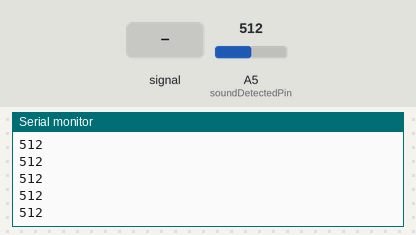
The sketch below on a simulated Arduino Uno, built with avr-gcc and run on an emulated ATmega328P. Parts: the last lines printed to the serial monitor. The test bench sets the inputs (shaded band); at power-on: A5 (soundDetectedPin) = 512.

Above: at 1.2 s.
1.3 s: A5 (soundDetectedPin) fed a 200 Hz sine of ±81 counts around its level
At 1.9 s:
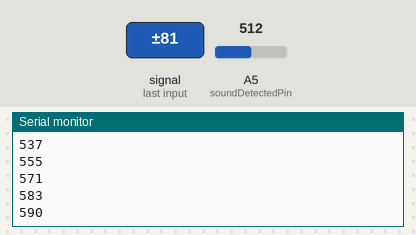
2.8 s: A5 (soundDetectedPin) set to 716
At 3.9 s:
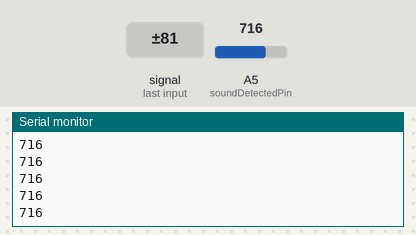
4.3 s: A5 (soundDetectedPin) fed a 1000 Hz sine of ±255 counts around its level
5.8 s: A5 (soundDetectedPin) set to 900
At 6.7 s:
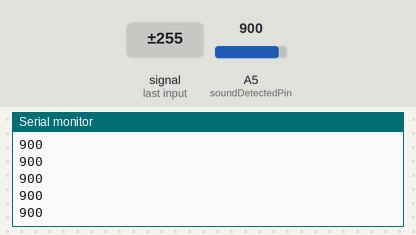
Timing chart, 0 to 8.3 s (numbered marks = the images above; inputs shaded):
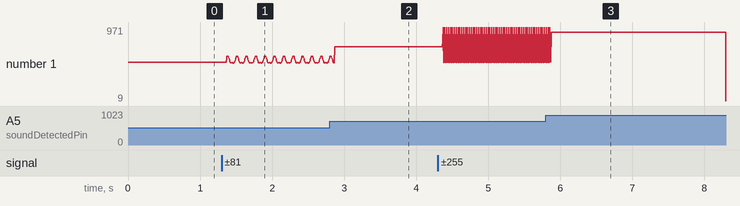

The sketch:

sound_sensor.ino
```cpp
int soundDetectedPin = 5; // Use Pin 10 as our Input
int soundDetectedVal = 0;
void setup ()
{
  Serial.begin(9600);
  pinMode (soundDetectedPin, INPUT) ; // input from the Sound Detection Module
}
void loop ()
{
  soundDetectedVal = analogRead (soundDetectedPin) ; // read the sound alarm time
  if(soundDetectedVal > 500)
  {
     Serial.println(soundDetectedVal);
  }
}
```

Measured:
- after the input at 1.3 s, the serial monitor: prints a new line after 0.07 s (image 1)
- after the input at 2.8 s, the serial monitor: prints a new line after 0.07 s (image 2)
- after the input at 5.8 s, the serial monitor: prints a new line after 0.07 s (image 3)
- plotted number 1: 512 → 571 after the input at 1.3 s, 571 → 716 after the input at 2.8 s, 716 → 792 after the input at 4.3 s
